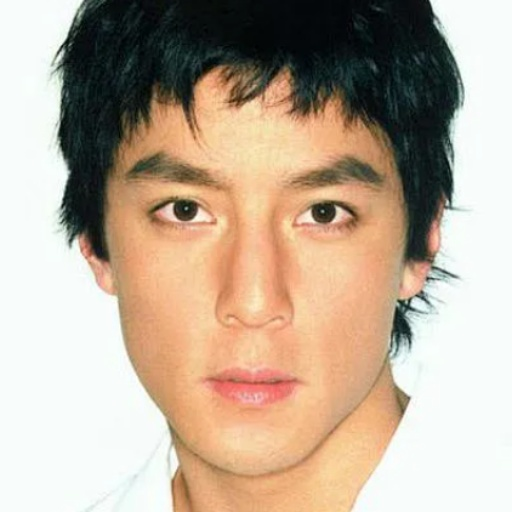
#> input picture CS180/Project3/pictureA.jpg, 512 x 512 px, given in place of self_portrait.tif, which was not available
$ python colorize_skel.py
#> lines starting #> are read from the running program, lines starting #| are printed output that depends on the picture; pictures that were not available may be replaced by others from this repository, and a replacement may not be noted
### CS180/Project1/image_py_Gaussian.py
import numpy as np
import skimage as sk
import skimage.io as skio
import utils
from search import search, shift_and_compute_ncc

def impyramid(image1, image2, factor=2, sigma=1):

    output_shape = np.array([image1.shape])
    k = np.array([1])
    dis_x = 0
    dis_y = 0

    blurred_image1 = [image1]
    blurred_image2 = [image2]

    resized_image1 = [image1]
    resized_image2 = [image2]

    while min(output_shape[-1]) > 128:
        new_shape = [x // factor for x in output_shape[-1]]
        output_shape = np.vstack((output_shape, new_shape))
        k = np.append(k, k[-1] * factor)

        blurred_image1.append(sk.filters.gaussian(resized_image1[-1], sigma=sigma))
        resized_image1.append(sk.transform.resize(blurred_image1[-1], output_shape[-1], anti_aliasing=True))
        # skio.imshow(resized_image1[-1])
        # skio.show()

        blurred_image2.append(sk.filters.gaussian(resized_image2[-1], sigma=sigma))
        resized_image2.append(sk.transform.resize(blurred_image2[-1], output_shape[-1], anti_aliasing=True))

        # skio.imshow(resized_image2[-1])
        # skio.show()

    level = k.shape[0]

    for i in range(level-1, -1, -1):

        dis_x = dis_x * factor
        dis_y = dis_y * factor

        # skio.imshow(resized_image2[i])
        # skio.show()

        x, y = search(resized_image1[i], resized_image2[i], 2 ** (level - i - 1), dis_x, dis_y)
        print(i,x,y)

        # for j in range(i, -1, -1):
        #     resized_image2[j] = np.roll(resized_image2[j], pow(factor, i - j) * x, axis = 1)
        #     resized_image2[j] = np.roll(resized_image2[j], pow(factor, i - j) * y, axis = 0)

        dis_x = x
        dis_y = y

        # [5 lines of commented-out code are left out]


    return dis_x, dis_y


### CS180/Project1/search.py
import numpy as np
import skimage as sk
import skimage.io as skio
import math
import utils


def search(image1, image2, sc = 10, basic_x = 0, basic_y = 0):
    x_1 = image1.shape[0]
    x_2 = image2.shape[0]

    y_1 = image1.shape[1]
    y_2 = image2.shape[1]

    x_p = 0
    y_p = 0
    maxx = -999999

    for i_ in range(-sc, sc):
        for j_ in range(-sc, sc):
            i = basic_x + i_
            j = basic_y + j_
           # print('search')
           # print([i, j])
            # dist =  utils.Eu_dis_div(image1, image2, i, j)

            a = np.roll(image2, i, axis=0)
            a = np.roll(a, j ,axis = 1)

            # [19 lines of commented-out code are left out]

            dist = utils.normalized_cross_correlation(image1, a)

            # dist = abs(dist)

            if maxx <= dist:
                maxx = dist
                x_p = i
                y_p = j

    return x_p, y_p

# [35 lines left out: function shift_and_compute_ncc, not called in this run]

### CS180/Project1/utils.py
import numpy as np
import skimage as sk
import skimage.io as skio
import math

# [45 lines left out: function Eu_dis_div, not called in this run]

def normalized_cross_correlation(img1, img2):

    mean1 = np.mean(img1)
    mean2 = np.mean(img2)

    numerator = np.sum((img1 - mean1) * (img2 - mean2))
    denominator = np.sqrt(np.sum((img1 - mean1) ** 2) * np.sum((img2 - mean2) ** 2))

    if denominator == 0:
        return 0

    return numerator / denominator

# [15 lines of commented-out code are left out]

# [43 lines left out: functions find_common_crop_area, crop_images_to_common_area, calculate_ncc, not called in this run]

### CS180/Project1/colorize_skel.py
# CS194-26 (CS294-26): Project 1 starter Python code

# these are just some suggested libraries
# instead of scikit-image you could use matplotlib and opencv to read, write, and display images

import numpy as np
import skimage as sk
import skimage.io as skio
import utils
from search import search
from image_py_Gaussian import impyramid

# name of the input file
path = 'D:/JackyWang/college/Berkeley/CS180/data/data'
imname = '/self_portrait.tif'

# read in the image
im = skio.imread(path + imname)
#> im is the input picture: shape (512, 512, 3); mean R, G, B 188.6, 170.8, 152.3

# convert to double (might want to do this later on to save memory)
im = sk.img_as_float(im)

# compute the height of each part (just 1/3 of total)
height = np.floor(im.shape[0] / 3.0).astype(int)
#> height = 170
print('image shape:')

print(im.shape)
#| (512, 512, 3)

# separate color channels
b = im[:height]
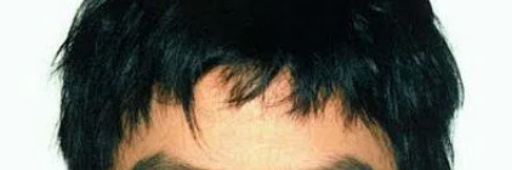
#> b: shape (170, 512, 3) float64; mean R, G, B 0.452, 0.438, 0.398
g = im[height: 2*height]
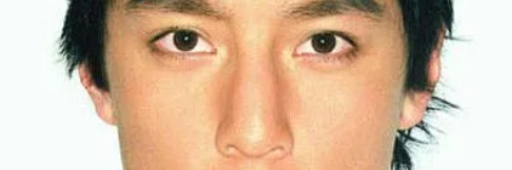
#> g: shape (170, 512, 3) float64; mean R, G, B 0.829, 0.721, 0.623
r = im[2*height: 3*height]
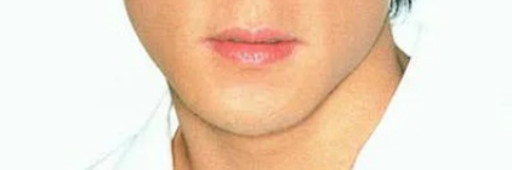
#> r: shape (170, 512, 3) float64; mean R, G, B 0.936, 0.848, 0.768

# [7 lines of commented-out code are left out]

print(b.shape)
#| (170, 512, 3)

x_g, y_g = impyramid(b, g)
#> after the loop in impyramid, `while min(output_shape[-1]) > 128:`: blurred_image1 = 1 item
#> the loop in impyramid, `for i in range(level-1, -1, -1): ` made 1 pass
#> (x, y) on pass 1: (0, 0)
#| 0 0 0
#> x_g = 0; y_g = 0
x_r, y_r = impyramid(b, r)
#> the loop in impyramid (call 2), `for i in range(level-1, -1, -1): ` made 1 pass
#> (x, y) on pass 1: (0, -1)
#| 0 0 -1
#> x_r = 0; y_r = -1
# x_g, y_g = search(b, g)
# x_r, y_r = search(b, r)

# align the images
# functions that might be useful for aligning the images include:
# np.roll, np.sum, sk.transform.rescale (for multiscale)

### ag = align(g, b)

print('x_g ' + str(x_g))
#| x_g 0
print('x_r ' + str(x_r))
#| x_r 0
print('y_g ' + str(y_g))
#| y_g 0
print('y_r ' + str(y_r))
#| y_r -1


# [5 lines of commented-out code are left out]

ar = r
ag = g

### ar = align(r, b)

size = b.shape
#> size = (170, 512, 3)

x_max = max([x_r, 0, x_g])
#> x_max = 0
x_min = min([x_r, 0, x_g])
#> x_min = 0

y_max = max([y_r, 0, y_g])
#> y_max = 0
y_min = min([y_r, 0, y_g])
#> y_min = -1

ar = ar[x_max - x_r : x_min - x_r + size[0], y_max - y_r : y_min - y_r + size[1]]
ag = ag[x_max - x_g : x_min - x_g + size[0], y_max - y_r : y_min - y_r + size[1]]
b = b[x_max : x_min + size[0], y_max : y_min + size[1]]
#> b: shape (170, 511, 3) float64


# create a color image
im_out = np.dstack((ar, ag, b))

# save the image
im_out = (im_out * 255).astype(np.uint8)
fname = '/out/out_fname.jpg'
#> (the run stopped early here; a loop or call above may not have finished)

$ run again, on CS180/Project3/pictureB.jpg
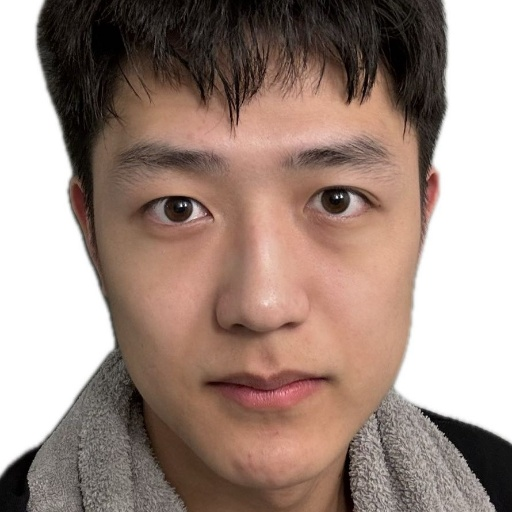
#> input picture CS180/Project3/pictureB.jpg, 512 x 512 px, given in place of self_portrait.tif, which was not available
#> im is the input picture: shape (512, 512, 3); mean R, G, B 160, 138.9, 129.4
#| (512, 512, 3)
#> `r = im[2*height: 3*height]`:
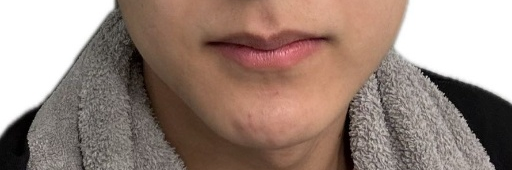
#> r: shape (170, 512, 3) float64; mean R, G, B 0.604, 0.524, 0.486
#| (170, 512, 3)
#> after the loop in impyramid, `while min(output_shape[-1]) > 128:`: blurred_image1 = 1 item
#> the loop in impyramid, `for i in range(level-1, -1, -1): ` made 1 pass
#> (x, y) on pass 1: (0, -1)
#> (printed output is left out)
#> x_g = 0; y_g = -1
#> the loop in impyramid (call 2), `for i in range(level-1, -1, -1): ` made 1 pass
#> (x, y) on pass 1: (-1, -1)
#> (printed output is left out)
#| x_g 0
#| x_r -1
#| y_g -1
#| y_r -1
#> x_max = 0
#> x_min = -1
#> y_max = 0
#> y_min = -1
#> `b = b[x_max : x_min + size[0], y_max : y_min + size[1]]`:
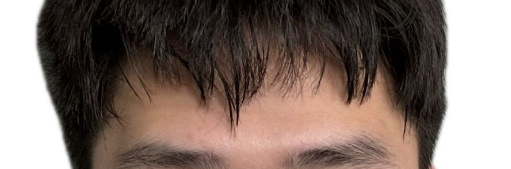
#> b: shape (169, 511, 3) float64; mean R, G, B 0.498, 0.437, 0.408
